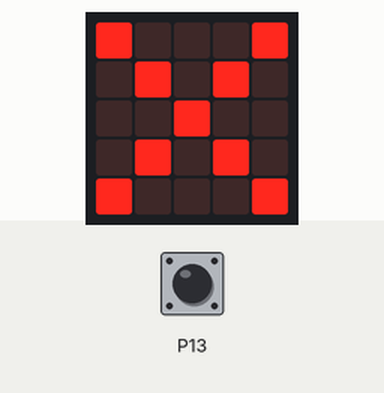
Recording of a program running on a simulated BBC micro:bit (MakeCode). Parts: the board's 5×5 LED display. The inputs (shaded band) are chosen by the test bench; at power-on: P13 LOW.

Above: at 1.2 s.
1.3 s: P13 pulled HIGH for 0.15 s
At 1.86 s:
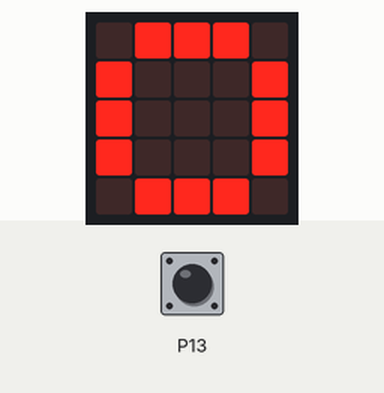
3.5 s: P13 pulled HIGH for 3.2 s
Timing chart, 0 to 6.5 s (numbered marks = the images above; inputs shaded):
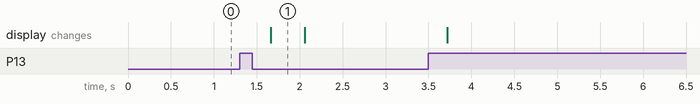

The program:

main.ts
```typescript
basic.forever(function () {
    if (pins.digitalReadPin(DigitalPin.P13) == 1) {
        basic.showLeds(`
            . # # # .
            # . . . #
            # . . . #
            # . . . #
            . # # # .
            `)
    }
})
basic.forever(function () {
    if (pins.digitalReadPin(DigitalPin.P13) == 0) {
        basic.showLeds(`
            # . . . #
            . # . # .
            . . # . .
            . # . # .
            # . . . #
            `)
    }
})
```

test.ts
```typescript
// 테스트는 여기로 이동합니다; 이 패키지가 확장으로 사용될 때 컴파일되지 않을 것 입니다.
```

Measured:
- after the input at 1.3 s, the display: changes after 0.36 s (image 1)
- what the display in image 1 shows lasts 0.4 s, from 1.7 s to 2.1 s
